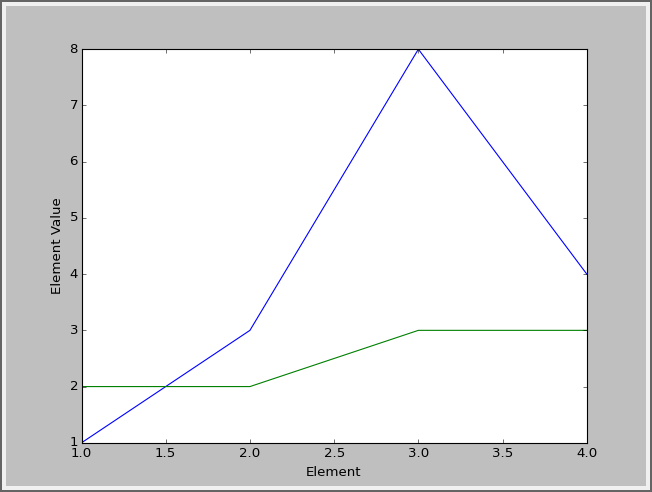

Recreate this plot in Python.
"""
This example shows graphing two different series
on the same graph.
"""
import matplotlib.pyplot as plt

x =  [1, 2, 3, 4]
y1 = [1, 3, 8, 4]
y2 = [2, 2, 3, 3]

plt.plot(x, y1)
plt.plot(x, y2)

plt.ylabel('Element Value')
plt.xlabel('Element')

plt.show()
